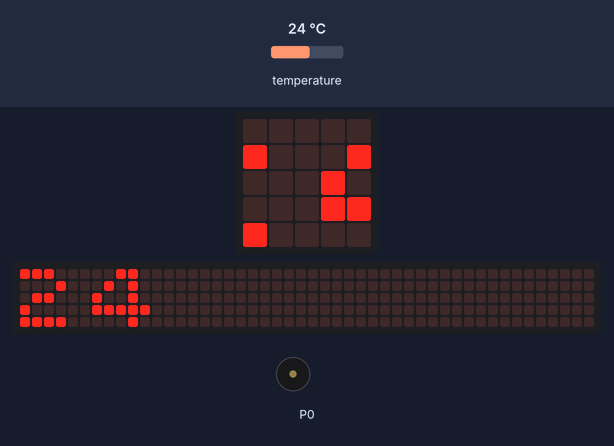
Bench run of a program on a simulated BBC micro:bit (MakeCode). On the bench: the board's 5×5 LED display, a strip that is not on the board, showing the scrolling text unrolled, buzzer (waves = sounding). Inputs (shaded band) come from the test bench; at power-on: temperature 24 °C. The 48×5 strip is a reading aid, not a part: it shows the text the display is scrolling, unrolled, one strip-width of it at a time.

Above: at 1.27 s.
1.3 s: temperature set to 25.2 °C
6.7 s: temperature set to 26.7 °C
At 9.69 s:
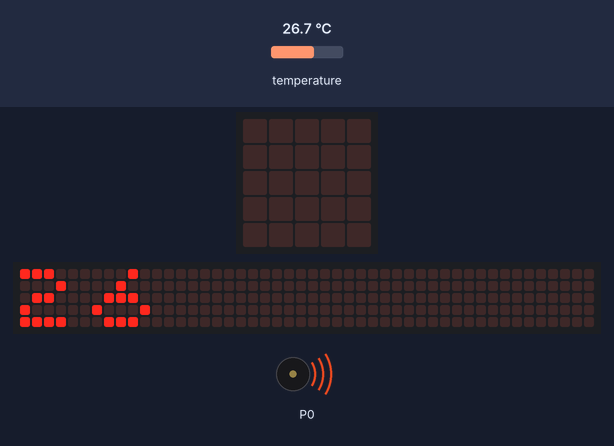
12.1 s: temperature set to 34.2 °C
At 16.46 s:
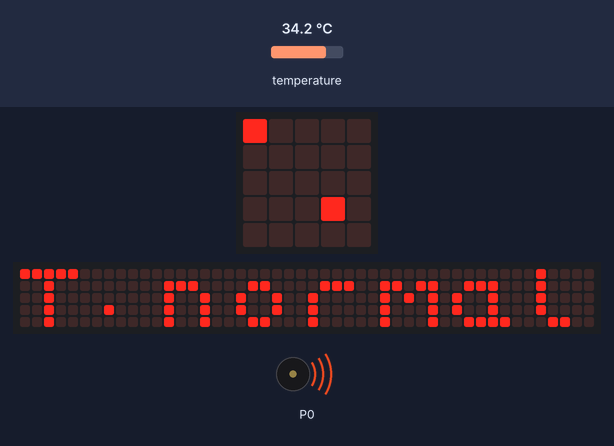
17.5 s: temperature set to 35.5 °C
At 23.82 s:
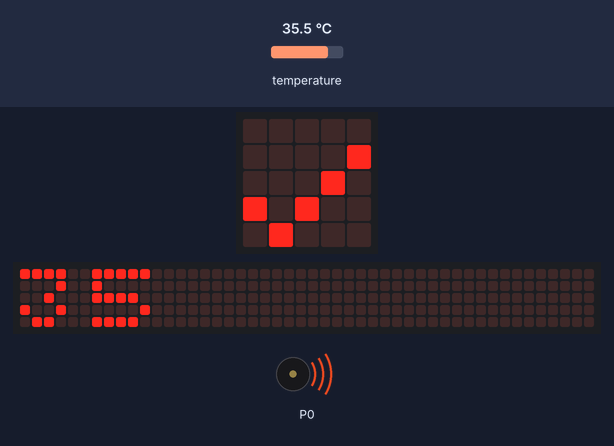
24.9 s: temperature set to 12 °C
At 26.63 s:
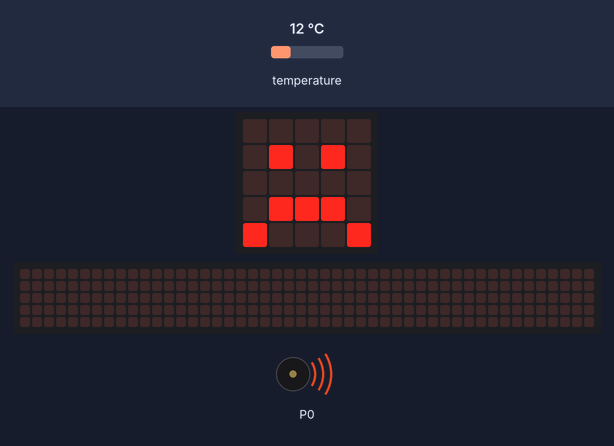
30.3 s: temperature set to 41 °C
At 39.15 s:
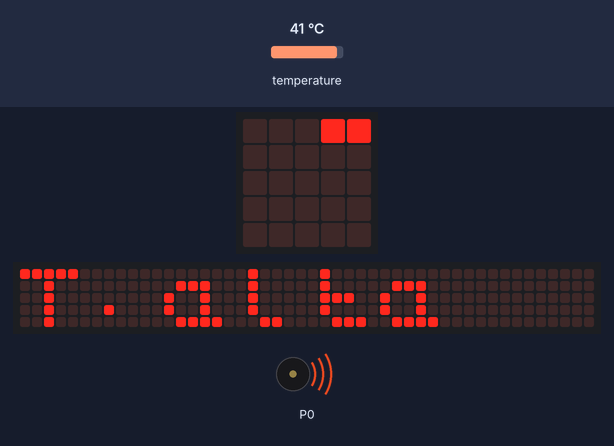
Timing chart, 0 to 59.5 s (numbered marks = the images above; inputs shaded):
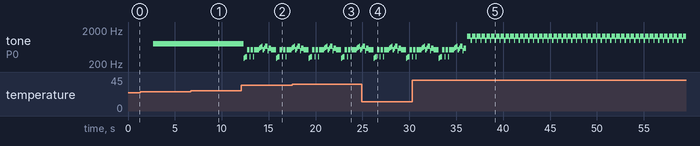

The program:

main.ts
```typescript
basic.forever(function () {
    basic.showNumber(input.temperature())
    if (input.temperature() < 26) {
        music.ringTone(784)
        basic.showIcon(IconNames.Sad)
        basic.showString("T.baja")
    } else if (input.temperature() > 34) {
        music.startMelody(music.builtInMelody(Melodies.BaDing), MelodyOptions.ForeverInBackground)
        basic.showNumber(input.temperature())
        basic.showString("T.alta")
        basic.showIcon(IconNames.Sad)
    } else if (input.temperature() > 26 && input.temperature() <= 34) {
        music.startMelody(music.builtInMelody(Melodies.Entertainer), MelodyOptions.ForeverInBackground)
        basic.showNumber(input.temperature())
        basic.showString("T.normal")
        basic.showIcon(IconNames.Yes)
    }
})
```

test.ts
```typescript
// aquí va el archivo "tests"; esto no se compilará cuando este paquete se utilice como una extensión.
```

Measured:
- the behaviour switches between 25.9 and 26 °C on temperature (found by bisection; images 0 and 1)
- the behaviour switches between 34.9 and 35 °C on temperature (found by bisection; images 2 and 3)
- after the input at 12.1 s, tone on P0: plays 294 Hz for 0.13 s, 311 Hz for 0.13 s, 330 Hz for 0.13 s, 523 Hz for 0.26 s, 330 Hz for 0.13 s, 523 Hz for 0.26 s … (26 notes in this stretch), starting after 0.22 s
- after the input at 24.9 s, the display: first differs from a run without the input after 1.5 s (image 4)
- what the display in image 4 shows lasts 0.6 s, from 26.4 s to 27.0 s
